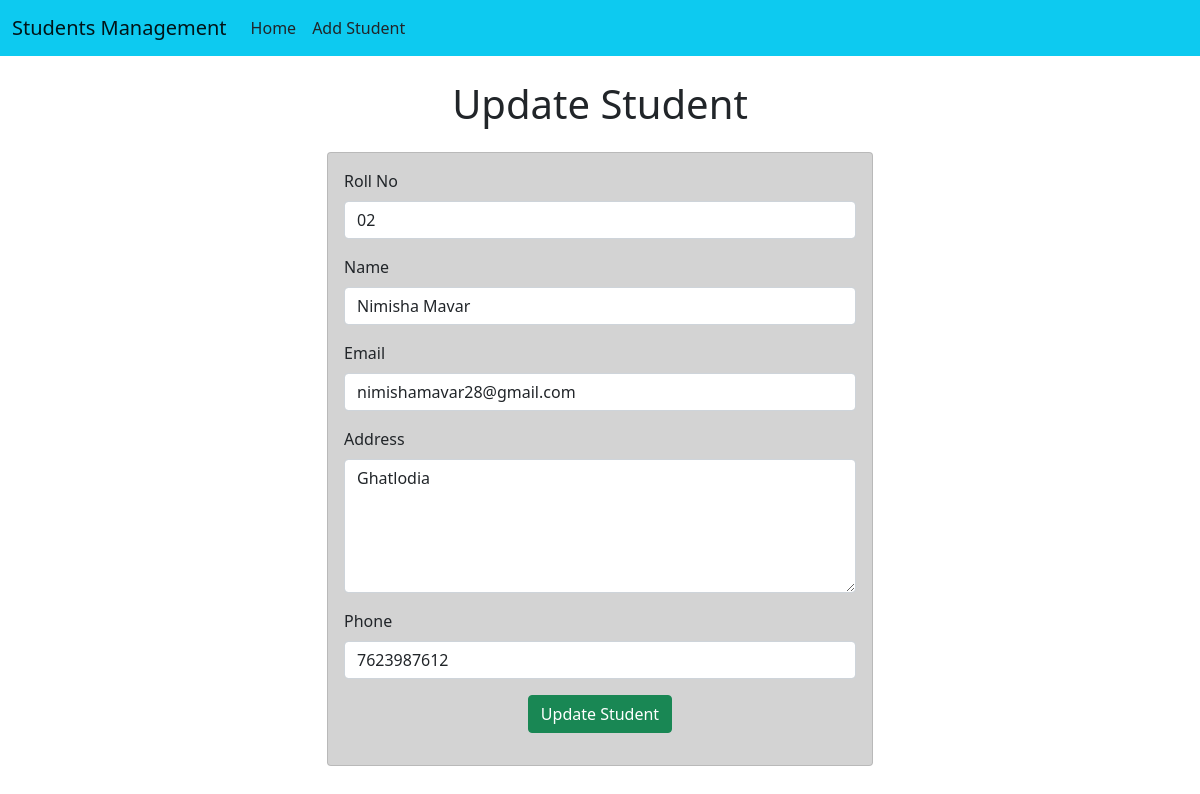
The app's page /student/updateStud/2, older data.
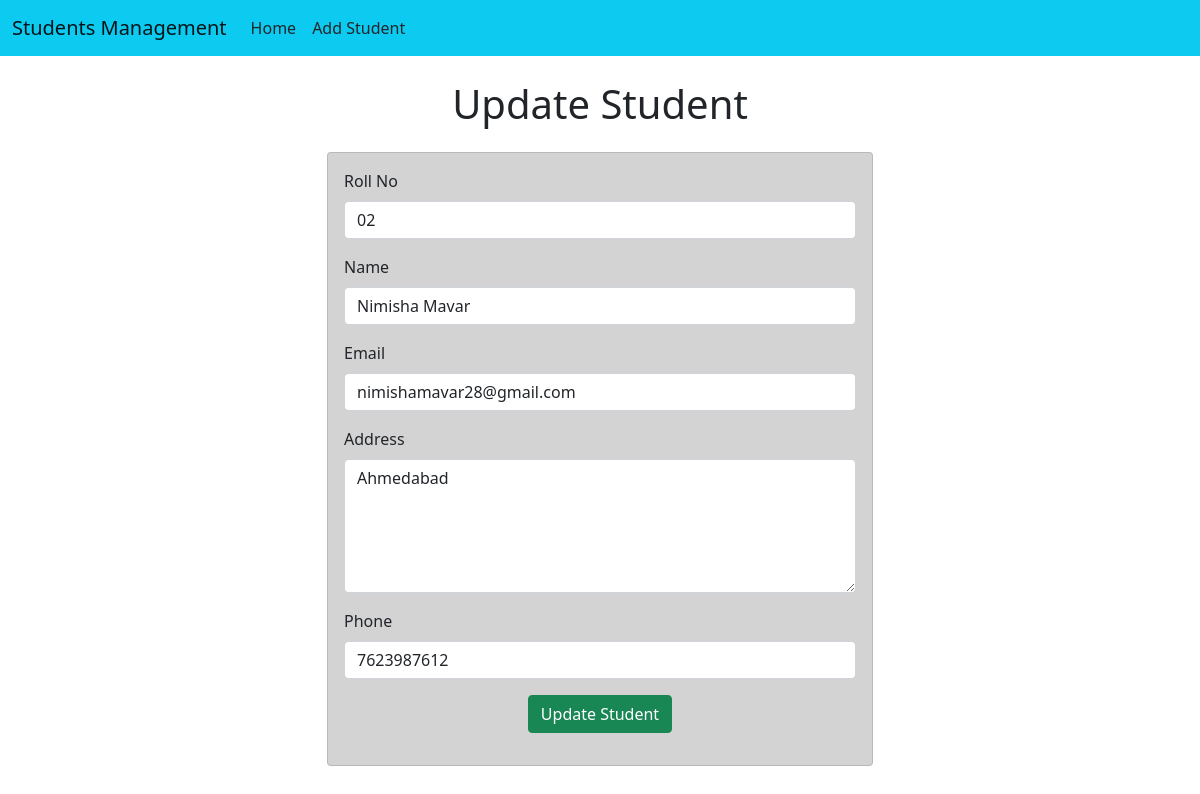
The same page, newer data.
### Student/models.py (models this page shows)
class Student(models.Model):
    roll = models.CharField(max_length=100)
    name = models.CharField(max_length=50)
    email = models.CharField(max_length=100)
    address = models.CharField(max_length=150)
    phone = models.CharField(max_length=10)

### Student/views.py (the view)
# urls.py: path('updateStud/<int:roll>', views.update_student),
def update_student(request, roll):
    std = Student.objects.get(pk=roll)
    return render(request, 'update.html', {'std':std})

### templates/update.html (shortened to what this page needs)
<!doctype html>
<html lang="en">
  <head>
    <link href="https://cdn.jsdelivr.net/npm/bootstrap@5.0.2/dist/css/bootstrap.min.css" rel="stylesheet">
  </head>
  <body>
    {% include "navbar.html" %}
    <h1 class='text-center my-4'>Update Student</h1>
    <div class = "container">
      <div class = "row">
        <div class = "col-md-6 offset-md-3">
          <div class = "card" style="background-color:LightGray;">
            <div class = "card-body">
              <form action="/student/save_updateStud/{{std.id}}", method="POST">
                  <div class="mb-3">
                      <label for="roll" class="form-label">Roll No</label>
                      <input type="text" class="form-control" id="roll" name="std_roll" value="{{std.roll}}" placeholder="Enter your Roll No" required>
                  </div>
                  <div class="mb-3">
                      <label for="name" class="form-label">Name</label>
                      <input type="text" class="form-control" id="name" name="std_name" value="{{std.name}}" placeholder="Enter your Name" required>
                  </div>
                  <div class="mb-3">
                    <label for="email" class="form-label">Email</label>
                    <input type="email" class="form-control" id="email" name="std_email" value="{{std.email}}" placeholder="Enter your Email" required>
                  </div>
                  <div class="mb-3">
                      <label for="address" class="form-label">Address</label>
                      <textarea rows="5" class="form-control" id="address" name="std_address" placeholder="Enter your Address">{{std.address}}</textarea>
                  </div>
                  <div class="mb-3">
                    <label for="phone" class="form-label">Phone</label>
                    <input type="text" class="form-control" id="phone" name="std_phone" value="{{std.phone}}" placeholder="Enter your Phone No" required>
                  </div>
                  <div class="container text-center my-3">
                    <button type="submit" class="btn btn-success">Update Student</button>
                  </div>
              </form>
            </div>
          </div>
        </div>
      </div>
    </div>
  </body>
</html>

Row changes from the older to the newer data that the page shows:
changed Student "Nimisha Mavar": std_address "Ghatlodia" → "Ahmedabad"
